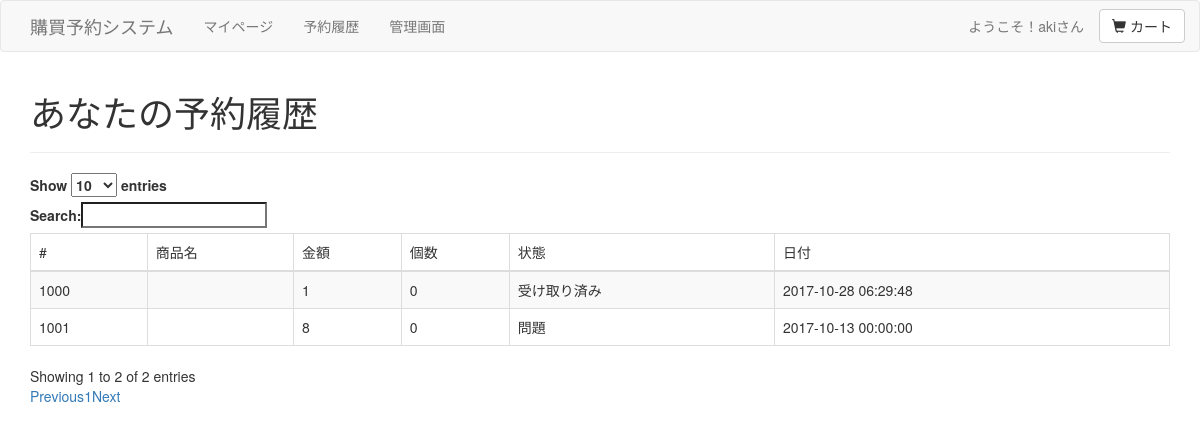
The app's page /mypage/history.php (signed in), older data.
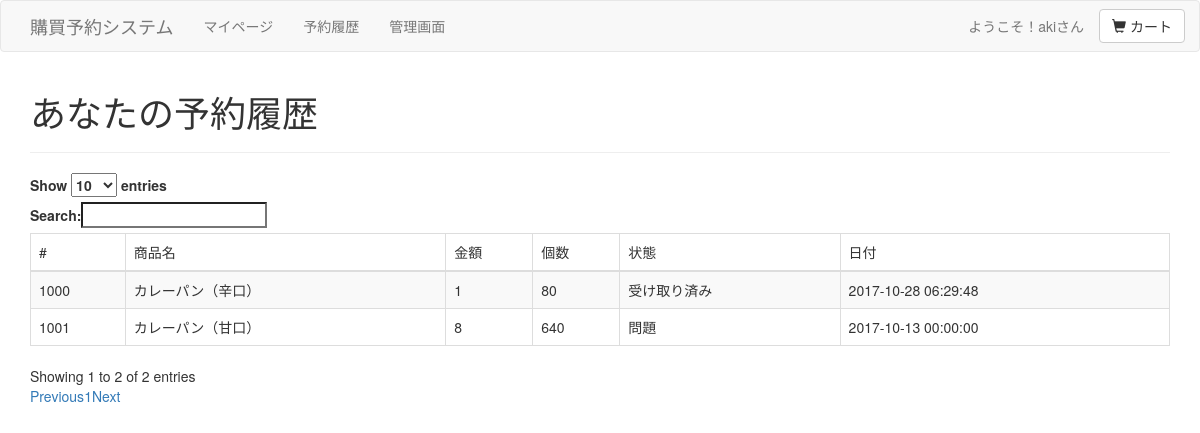
The same page, newer data.
### tables this page shows
CREATE TABLE IF NOT EXISTS `yoyaku` (
  `id` int(255) NOT NULL AUTO_INCREMENT,
  `user_id` int(255) NOT NULL,
  `product` varchar(255) NOT NULL,
  `quantity` varchar(255) NOT NULL,
  `date` datetime NOT NULL,
  `status` varchar(255) NOT NULL,
  PRIMARY KEY (`id`),
  KEY `id` (`id`)
);

CREATE TABLE IF NOT EXISTS `products` (
  `id` int(255) NOT NULL AUTO_INCREMENT,
  `name` varchar(255) NOT NULL,
  `value` int(255) NOT NULL,
  `dis_day` int(255) NOT NULL,
  `dis_value` int(255) NOT NULL,
  `day_limit` int(255) NOT NULL,
  `status` int(255) NOT NULL,
  `category` int(255) NOT NULL,
  `comment` varchar(255) NOT NULL,
  PRIMARY KEY (`id`),
  KEY `id` (`id`)
);

### mypage/history.php (the view, shortened to what this page needs)
<?php
  require("../head.php");
  output("予約履歴");
  $user_id = $_SESSION['sid'];
  $query = "SELECT id FROM `member` WHERE `user_id` = '$user_id'";
  $result = mysqli_query($link, $query);
  $row = mysqli_fetch_assoc($result);
  $id = $row["id"];
  $status = array("受付","受け取り済み","問題");
  ?>
  <div class="container">
      <h1>あなたの予約履歴</h1>
      <hr>
  <table id="history" class="table table-striped table-bordered dt-responsive nowrap" cellspacing="0">
  <thead><tr><td>#</td><td>商品名</td><td>金額</td><td>個数</td><td>状態</td><td>日付</td></tr></thead>
<?php
  $query = "SELECT * FROM `yoyaku` WHERE `user_id`= '$id'";
  $result = mysqli_query($link, $query);
  while ($row = mysqli_fetch_assoc($result)){
    $return = NameValue($row['product']);
    echo "<tr>";
    echo "<td>".$row["id"]."</td>";
    echo "<td>".$return[0]."</td>";
    echo "<td>".$row['quantity']."</td>";
    echo "<td>".$return[1] * $row['quantity']."</td>";
    echo "<td>".$status[$row["status"]]."</td>";
    echo "<td>".$row["date"]."</td>";
    echo "</tr>";
  };
  function NameValue($id){
    require("../connect_db.php");
    $query = "SELECT name,value FROM products WHERE id = '$id'";
    $result = mysqli_query($link,$query);
    $row = mysqli_fetch_assoc($result);
    return array($row['name'],$row['value']);
  }
?>
  </table>
</div>

### head.php (shortened to what this page needs)
<?php
function output($title){
      echo <<<EOM
      <!DOCTYPE html>
      <meta charset="utf-8">
      <meta http-equiv="Content-Type" content="text/html; charset=UTF-8">
      <meta name="viewport" content="width=device-width, initial-scale=1">
      <html lang = "ja">
      <head>
        <title> $title </title>
        <link rel="stylesheet" href="//maxcdn.bootstrapcdn.com/bootstrap/3.3.7/css/bootstrap.min.css">
        <link rel="stylesheet" href="https://cdn.datatables.net/1.10.16/css/dataTables.bootstrap.min.css">
        <link rel="stylesheet" href="https://cdn.datatables.net/responsive/2.2.0/css/responsive.bootstrap.min.css">
        <script src="https://ajax.googleapis.com/ajax/libs/jquery/3.2.1/jquery.min.js"></script>
        <script src="https://cdn.datatables.net/1.10.16/js/jquery.dataTables.min.js"></script>
        <script src="https://cdn.datatables.net/1.10.16/js/dataTables.bootstrap.min.js"></script>
        <script src="https://maxcdn.bootstrapcdn.com/bootstrap/3.3.7/js/bootstrap.min.js"></script>
        <script src="https://cdn.datatables.net/responsive/2.2.0/js/dataTables.responsive.min.js"></script>
        <script src="https://cdn.datatables.net/responsive/2.2.0/js/responsive.bootstrap.min.js"></script>
        <script src="https://cdnjs.cloudflare.com/ajax/libs/bootstrap-datepicker/1.7.1/js/bootstrap-datepicker.min.js"></script>
        <script src="https://cdnjs.cloudflare.com/ajax/libs/bootstrap-datepicker/1.7.1/locales/bootstrap-datepicker.ja.min.js"></script>
        <link rel="stylesheet" href="https://cdnjs.cloudflare.com/ajax/libs/bootstrap-datepicker/1.7.1/css/bootstrap-datepicker3.min.css" />
      </head>
    <body>
      <nav class="navbar navbar-default">
        <div class="container">
          <div class="navbar-header">
            <a class="navbar-brand" href="/kobai-sys">購買予約システム</a>
          </div>
          <ul class="nav navbar-nav">
            <li class="active">
EOM;
          if (isset($_SESSION['sid'])){
            echo "<li><a href=\"/kobai-sys/mypage/mypage.php\">マイページ</a></li>";
            echo "<li><a href=\"/kobai-sys/mypage/history.php\">予約履歴</a></li>";
          }else {
            echo "<li><a href=\"/kobai-sys/mypage/login.php\">ログイン</a></li>";
            echo "<li><a href=\"/kobai-sys/mypage/regist_form.php\">新規登録</a></li>";
          }
          echo <<<EOM
            <li><a href="/kobai-sys/console">管理画面</a></li>
          </ul>
          <ul class="nav navbar-nav navbar-right">
EOM;
          if (isset($_SESSION['sid'])){
            echo "<a class=\"btn btn-default navbar-btn\" href=\"/kobai-sys/mypage/cart.php\"><span class=\"glyphicon glyphicon-shopping-cart\" aria-hidden=\"true\"></span> カート</a>";
            echo "<a href=\"/kobai-sys/mypage/mypage.php\"><p class=\"navbar-text\">ようこそ！".$_SESSION['sid']."さん</p></a>";
          }else {
            echo "<li><a href=\"/kobai-sys/mypage/regist_form.php\"><span class=\"glyphicon glyphicon-user\"></span> 登録</a></li>";
            echo "<li><a href=\"/kobai-sys/mypage/login.php\"><span class=\"glyphicon glyphicon-log-in\"></span> ログイン</a></li>";
          }
          echo <<<EOM
          </ul>
        </div>
      </nav>
EOM;
}

Row changes from the older to the newer data that the page shows:
changed yoyaku "受け取り済み": products.name (not shown) → "カレーパン（辛口）"; products.value "0" → "80"
changed yoyaku "問題": products.name (not shown) → "カレーパン（甘口）"; $return[1]*$row['quantity'] "0" → "640"
